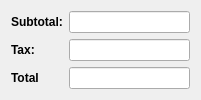
  <widget class="QWidget" name="layoutWidget">
   <property name="geometry">
    <rect>
     <x>451</x>
     <y>701</y>
     <width>190</width>
     <height>82</height>
    </rect>
   </property>
   <layout class="QGridLayout" name="gridLayout_4">
    <item row="0" column="0">
     <widget class="QLabel" name="label_30">
      <property name="layoutDirection">
       <enum>Qt::LeftToRight</enum>
      </property>
      <property name="styleSheet">
       <string notr="true">font-weight:bold; </string>
      </property>
      <property name="text">
       <string>Subtotal:</string>
      </property>
     </widget>
    </item>
    <item row="0" column="1">
     <widget class="QLineEdit" name="subtotal_proforma_line_edit">
      <property name="minimumSize">
       <size>
        <width>121</width>
        <height>22</height>
       </size>
      </property>
      <property name="maximumSize">
       <size>
        <width>121</width>
        <height>22</height>
       </size>
      </property>
      <property name="layoutDirection">
       <enum>Qt::LeftToRight</enum>
      </property>
      <property name="readOnly">
       <bool>true</bool>
      </property>
     </widget>
    </item>
    <item row="1" column="0">
     <widget class="QLabel" name="label_31">
      <property name="layoutDirection">
       <enum>Qt::LeftToRight</enum>
      </property>
      <property name="styleSheet">
       <string notr="true">font-weight:bold; </string>
      </property>
      <property name="text">
       <string>Tax:</string>
      </property>
     </widget>
    </item>
    <item row="2" column="0">
     <widget class="QLabel" name="label_32">
      <property name="layoutDirection">
       <enum>Qt::LeftToRight</enum>
      </property>
      <property name="styleSheet">
       <string notr="true">font-weight:bold; </string>
      </property>
      <property name="text">
       <string>Total </string>
      </property>
     </widget>
    </item>
    <item row="2" column="1">
     <widget class="QLineEdit" name="total_proforma_line_edit">
      <property name="minimumSize">
       <size>
        <width>121</width>
        <height>22</height>
       </size>
      </property>
      <property name="maximumSize">
       <size>
        <width>121</width>
        <height>22</height>
       </size>
      </property>
      <property name="layoutDirection">
       <enum>Qt::LeftToRight</enum>
      </property>
      <property name="readOnly">
       <bool>true</bool>
      </property>
     </widget>
    </item>
    <item row="1" column="1">
     <widget class="QLineEdit" name="total_tax_line_edit">
      <property name="minimumSize">
       <size>
        <width>121</width>
        <height>22</height>
       </size>
      </property>
      <property name="maximumSize">
       <size>
        <width>121</width>
        <height>22</height>
       </size>
      </property>
      <property name="layoutDirection">
       <enum>Qt::LeftToRight</enum>
      </property>
      <property name="readOnly">
       <bool>true</bool>
      </property>
     </widget>
    </item>
   </layout>
  </widget>
